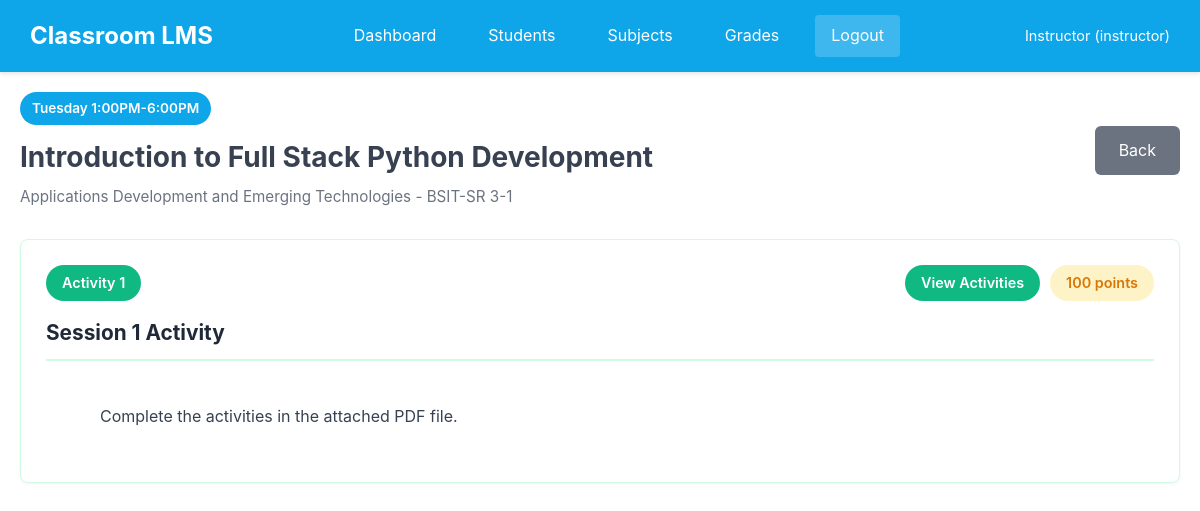
Page /session/209/activities (signed in) on the committed database.
### tables this page shows
CREATE TABLE users (
            id INTEGER PRIMARY KEY AUTOINCREMENT,
            username TEXT UNIQUE NOT NULL,
            password_hash TEXT NOT NULL,
            full_name TEXT NOT NULL,
            role TEXT NOT NULL,
            student_id TEXT,
            section TEXT,
            created_at TIMESTAMP DEFAULT CURRENT_TIMESTAMP
        );

CREATE TABLE subjects (
        id INTEGER PRIMARY KEY AUTOINCREMENT,
        code TEXT NOT NULL,
        name TEXT NOT NULL,
        description TEXT,
        section TEXT,
        day TEXT,
        time_schedule TEXT
    );

CREATE TABLE activities (
            id INTEGER PRIMARY KEY AUTOINCREMENT,
            session_id INTEGER NOT NULL,
            activity_number INTEGER NOT NULL,
            title TEXT NOT NULL,
            instructions TEXT,
            points INTEGER DEFAULT 100, file_path TEXT,
            FOREIGN KEY (session_id) REFERENCES sessions (id)
        );

### app.py (the view)
@app.route('/session/<int:session_id>/activities')
@login_required
def session_activities(session_id):
    conn = get_db()
    cursor = conn.cursor()
    cursor.execute('''
        SELECT s.*, sub.code as subject_code, sub.name as subject_name
        FROM sessions s
        JOIN subjects sub ON s.subject_id = sub.id
        WHERE s.id = ?
    ''', (session_id,))
    session_data = cursor.fetchone()
    cursor.execute('SELECT * FROM subjects WHERE id = ?', (session_data['subject_id'],))
    subject = cursor.fetchone()
    cursor.execute('SELECT * FROM activities WHERE session_id = ? ORDER BY activity_number', (session_id,))
    activities = cursor.fetchall()
    conn.close()
    return render_template('activities.html', session=session_data, subject=subject, activities=activities)

### app.py (called while the page is built)
@login_manager.user_loader
def load_user(user_id):
    conn = get_db()
    cursor = conn.cursor()
    cursor.execute('SELECT * FROM users WHERE id = ?', (user_id,))
    user = cursor.fetchone()
    conn.close()
    if user:
        return User(user['id'], user['username'], user['full_name'], user['role'], user['student_id'], user['section'])
    return None

### database.py (called while the page is built)
def get_db():
    conn = sqlite3.connect(DATABASE)
    conn.row_factory = sqlite3.Row
    return conn

### templates/activities.html (shortened to what this page needs)
{% extends 'base.html' %}
{% block content %}
<div class="page-header">
    <div>
        <span class="schedule-badge">{{ subject.day }} {{ subject.time_schedule }}</span>
        <h1>{{ session.title }}</h1>
        <p class="section-info">{{ subject.name }} - {{ subject.section }}</p>
    </div>
    <a href="{{ url_for('subject_detail', id=session.subject_id) }}" class="btn btn-secondary">Back</a>
</div>
{% if activities %}
    {% for activity in activities %}
    <div class="activity-card">
        <div class="activity-header">
            <span class="activity-number">Activity {{ activity.activity_number }}</span>
            <div class="flex gap-10">
                {% if activity.file_path %}
                <a href="{{ url_for('view_activity_pdf', activity_id=activity.id) }}" target="_blank" class="btn-file">
                    View Activities
                </a>
                {% endif %}
                <span class="activity-points">{{ activity.points }} points</span>
            </div>
        </div>
        <h2 class="activity-title">{{ activity.title }}</h2>
        <div class="activity-instructions">
            {{ activity.instructions }}
        </div>
    </div>
    {% endfor %}
{% else %}
<div class="card">
    <p class="text-center">No activities for this session yet.</p>
</div>
{% endif %}
{% endblock %}

### templates/base.html (shortened to what this page needs)
<!DOCTYPE html>
<html lang="en">
<head>
    <link rel="stylesheet" href="{{ url_for('static', filename='css/style.css') }}">
</head>
<body>
    {% if current_user.is_authenticated %}
    <nav class="navbar">
        <div class="nav-brand">
            <a href="{{ url_for('index') }}">Classroom LMS</a>
        </div>
        <div class="nav-links">
            {% if current_user.role == 'instructor' %}
                <a href="{{ url_for('dashboard') }}">Dashboard</a>
                <a href="{{ url_for('students') }}">Students</a>
                <a href="{{ url_for('subjects') }}">Subjects</a>
                <a href="{{ url_for('grades') }}">Grades</a>
            {% else %}
                <a href="{{ url_for('student_dashboard') }}">Dashboard</a>
                <a href="{{ url_for('my_grades') }}">My Grades</a>
            {% endif %}
            <a href="{{ url_for('logout') }}" class="btn-logout">Logout</a>
        </div>
        <div class="nav-user">
            <span>{{ current_user.full_name }} ({{ current_user.role }})</span>
        </div>
    </nav>
    {% endif %}
    <main class="container">
        {% block content %}{% endblock %}
    </main>
</body>
</html>

### static/css/style.css (style rules this page uses)
* { margin: 0; padding: 0; box-sizing: border-box; }
body { font-family: 'Inter', -apple-system, BlinkMacSystemFont, 'Segoe UI', Roboto, sans-serif; background-color: #FFFFFF; color: #374151; line-height: 1.6; }
.container { max-width: 1200px; margin: 0 auto; padding: 20px; }
.navbar { background-color: #0EA5E9; padding: 15px 30px; display: flex; justify-content: space-between; align-items: center; box-shadow: 0 2px 4px rgba(0,0,0,0.1); }
.nav-brand a { color: white; text-decoration: none; font-size: 1.5rem; font-weight: bold; }
.nav-links { display: flex; gap: 20px; }
.nav-links a { color: white; text-decoration: none; padding: 8px 16px; border-radius: 4px; transition: background-color 0.2s; }
.nav-user { color: white; font-size: 0.9rem; }
.btn-logout { background-color: rgba(255,255,255,0.2) !important; }
.btn { display: inline-block; padding: 12px 24px; background-color: #0EA5E9; color: white; border: none; border-radius: 6px; font-size: 1rem; cursor: pointer; text-decoration: none; transition: background-color 0.2s; }
.btn-secondary { background-color: #6B7280; }
.page-header { display: flex; justify-content: space-between; align-items: center; margin-bottom: 30px; }
.page-header h1 { font-size: 1.75rem; color: #374151; }
.flex { display: flex; }
.gap-10 { gap: 10px; }

### templates/activities.html (style rules this page uses)
.schedule-badge { background: #0EA5E9; color: white; padding: 6px 12px; border-radius: 20px; font-size: 0.85rem; font-weight: 600; display: inline-block; margin-bottom: 10px; }
.section-info { color: #6B7280; font-size: 0.95rem; margin-top: 5px; }
.activity-card { background: white; border: 1px solid #D1FAE5; border-radius: 8px; padding: 25px; margin-bottom: 20px; box-shadow: 0 1px 3px rgba(0,0,0,0.05); }
.activity-header { display: flex; justify-content: space-between; align-items: center; margin-bottom: 15px; }
.activity-number { background: #10B981; color: white; padding: 6px 16px; border-radius: 20px; font-weight: 600; font-size: 0.9rem; }
.activity-points { background: #FEF3C7; color: #D97706; padding: 6px 16px; border-radius: 20px; font-weight: 600; font-size: 0.9rem; }
.btn-file { background: #10B981; color: white; padding: 6px 16px; border-radius: 20px; font-weight: 600; font-size: 0.9rem; text-decoration: none; transition: background 0.2s; }
.activity-title { color: #1F2937; font-size: 1.3rem; margin-bottom: 15px; padding-bottom: 10px; border-bottom: 2px solid #D1FAE5; }
.activity-instructions { color: #374151; font-size: 1rem; line-height: 1.7; white-space: pre-wrap; }

### rows in the picture
users: full_name "Instructor", role "instructor"
subjects: day "Tuesday", time_schedule "1:00PM-6:00PM", name "Applications Development and Emerging Technologies", section "BSIT-SR 3-1"
activities: activity_number "1", points "100", title "Session 1 Activity", instructions "Complete the activities in the attached PDF file."

### other values in the picture
{{ session.title }} "Introduction to Full Stack Python Development"
